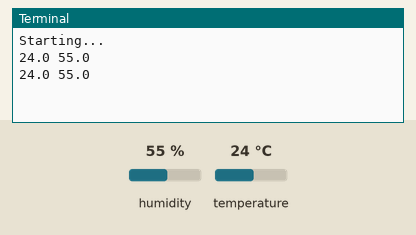
Recording of a program running on a simulated Raspberry Pi (BCM pin numbers). On the bench: the last lines printed to the terminal. Inputs (shaded band) come from the test bench; at power-on: humidity 55 %, temperature 24 °C.

Above: at 1.2 s.
1.3 s: humidity set to 22 %
At 2.0 s:
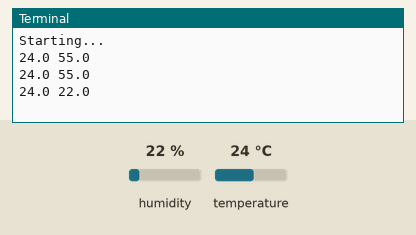
2.8 s: temperature set to 12 °C
At 3.6 s:
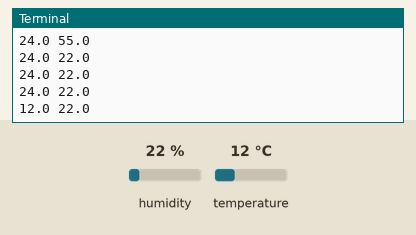
4.3 s: humidity set to 40 %
At 4.3 s:
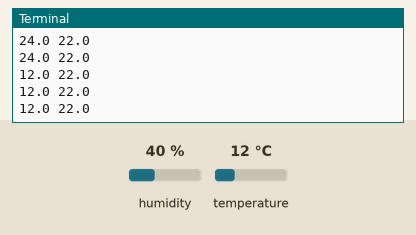
Timing chart, 0 to 7.3 s (numbered marks = the images above; inputs shaded):
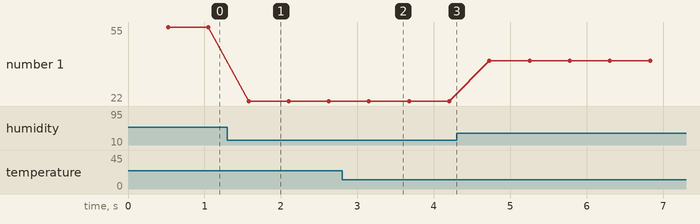

The program:

dht22.py
```python
#!/usr/bin/python3
# -*- coding: utf-8 -*-

"""
DHT22 driver
YF Robotics Laboratory (http://www.yfrl.org)
"""

import sys
import RPi.GPIO as GPIO
import Adafruit_DHT

DHT_PIN = 7

class DHTSensorException(Exception):
    pass


def getDHTSensorData():
    # Try to grab a sensor reading.  Use the read_retry method which will retry up
    # to 15 times to get a sensor reading (waiting 2 seconds between each retry).
    RH, T = Adafruit_DHT.read_retry(Adafruit_DHT.DHT22, DHT_PIN)

    # handle exception
    if RH is not None and T is not None:
        return (T, RH)
    else:
        raise DHTSensorException


# call main
if __name__ == '__main__':
    print('Starting...')
    while True:
        try:
            T, RH = getDHTSensorData()
        except:
            print('Error while reading. Will try again.')
            continue

        print(T, RH)
```

Measured:
- after the input at 1.3 s, the terminal: prints a new line after 0.28 s (image 1)
- after the input at 2.8 s, the terminal: prints a new line after 0.35 s (image 2)
- plotted number 1: 55 → 22 after the input at 1.3 s, 22 → 40 after the input at 4.3 s
